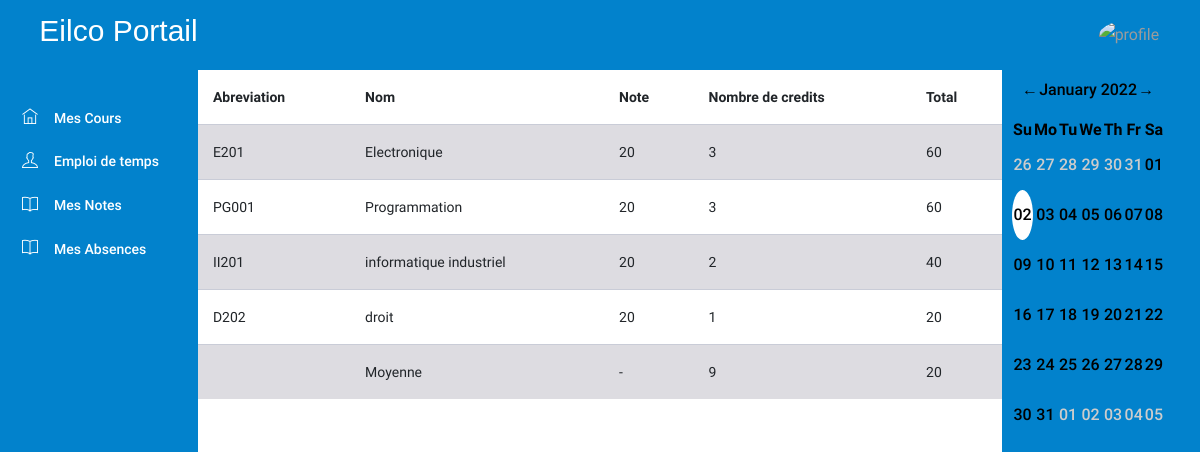
The page /PL/pages/student/notes.php (signed in) on the database as committed earlier.
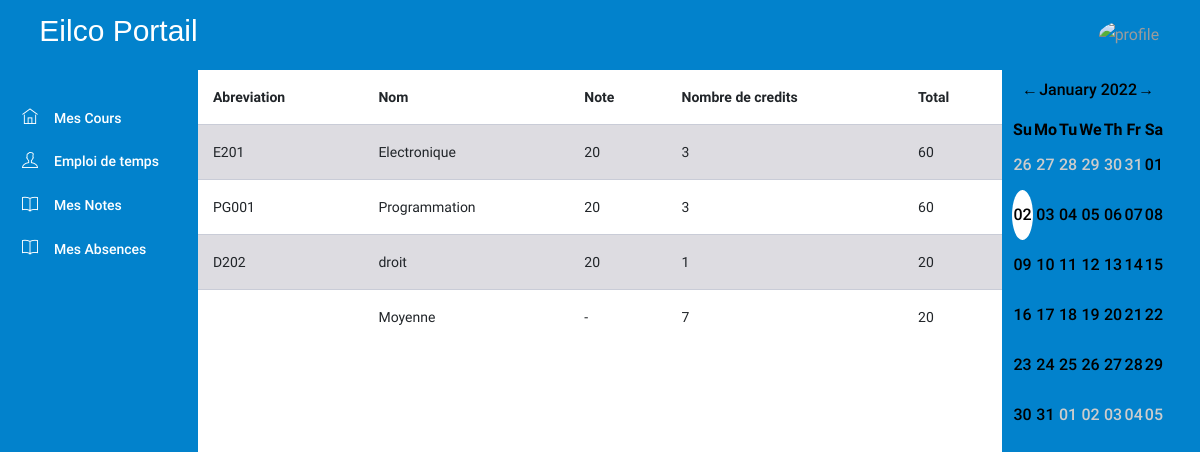
The same page on the database as committed later.
### tables this page shows
CREATE TABLE `cours` (
  `idcours` int NOT NULL AUTO_INCREMENT,
  `nom` varchar(45) NOT NULL,
  `abreviation` varchar(45) NOT NULL,
  `prof_id` int NOT NULL,
  `credits` int NOT NULL,
  `formation_id` int NOT NULL,
  PRIMARY KEY (`idcours`),
  KEY `prof_idx` (`prof_id`),
  KEY `classe_cour_idx` (`formation_id`),
  CONSTRAINT `formation_cour` FOREIGN KEY (`formation_id`) REFERENCES `formation` (`idformation`) ON DELETE CASCADE ON UPDATE CASCADE,
  CONSTRAINT `prof_cour` FOREIGN KEY (`prof_id`) REFERENCES `users` (`iduser`) ON DELETE CASCADE ON UPDATE CASCADE
);

CREATE TABLE `notes` (
  `etudiant_id` int NOT NULL,
  `cours_id` int NOT NULL,
  `note` int NOT NULL,
  KEY `etudiant_idx` (`etudiant_id`),
  KEY `cour_idx` (`cours_id`),
  CONSTRAINT `cour_note` FOREIGN KEY (`cours_id`) REFERENCES `cours` (`idcours`) ON DELETE CASCADE ON UPDATE CASCADE,
  CONSTRAINT `etudiant_note` FOREIGN KEY (`etudiant_id`) REFERENCES `users` (`iduser`) ON DELETE CASCADE ON UPDATE CASCADE
);

### DAL/coursRepository.php (called while the page is built, shortened)
<?php
require_once(__DIR__ . "/../DTO/cour.php");
function getCoursbystudentId($student_id)
{
    $conn = openConnection();
    $cours = null;
    $query = "select cours.* from users,cours where cours.formation_id=users.formation_id and users.iduser=?;";
    $stmt = $conn->prepare($query);
    $stmt->bind_param("i", $student_id);
    $stmt->execute();
    $result = $stmt->get_result();
    $i = 0;
    while ($row = mysqli_fetch_array($result)) {
        $cour = new cour();
        $cour->setId($row["idcours"]);
        $cour->setNom($row["nom"]);
        $cour->setAbreviation($row["abreviation"]);
        $cour->setProf_id($row["prof_id"]);
        $cour->setFormation_id($row["formation_id"]);
        $cour->setNb_credits($row["credits"]);
        $cours[$i] = $cour;
        $i++;
    }
    return $cours;
}
function getCoursGrade($student_id, $cours_id)
{
    $conn = openConnection();
    $note = null;
    try {
        $sql = "select note from notes where cours_id=? and etudiant_id =?;";
        $stmt = $conn->prepare($sql);
        $stmt->bind_param("ii", $cours_id, $student_id);
        $stmt->execute();
        $result = $stmt->get_result();
        if ($result->num_rows > 0) {
            if ($row = $result->fetch_assoc()) {
                $note = $row["note"];
            }
        }
    } catch (Exception $ex) {
    }
    return $note;
}

### BLL/coursManager.php (called while the page is built, shortened)
<?php
require(__DIR__."/../DAL/coursRepository.php");
function getCoursbystudent($student_id) {
    return getCoursbystudentId($student_id);
}
function getNoteCour($student_id,$cours_id) {
    return getCoursGrade($student_id,$cours_id);
}
?>

### DTO/cour.php (called while the page is built, shortened)
<?php
class cour{
    private $nom;
    private $abreviation;
    private $nb_credits;
    public function getNom() {
        return $this->nom;
    }
    public function setNom($nom) {
        $this->nom = $nom;
    }
    public function getAbreviation() {
        return $this->abreviation;
    }
    public function setAbreviation($abreviation) {
        $this->abreviation = $abreviation;
    }
    public function getNb_credits() {
        return $this->nb_credits;
    }
    public function setNb_credits($nb_credits) {
        $this->nb_credits = $nb_credits;
    }
}
?>

### PL/pages/student/notes.php (the view, shortened to what the changed rows need)
<!DOCTYPE html>
<html lang="en">
<head>
    <link rel="stylesheet" href="../../assets/vendors/ti-icons/css/themify-icons.css">
    <link rel="stylesheet" href="../../styles/admin_page.css">
    <link rel="stylesheet" href="../../styles/rome.css">
</head>
<body>
    <div class="container-scroller">
        <div class="container-fluid page-body-wrapper">
            <div class="main-panel">
                <div class="content-wrapper">
                    <table class="table table-striped">
                        <?php
                        require('../../../BLL/coursManager.php');
                        $u = unserialize($_SESSION['loggeduser']);
                        $courses = getCoursbystudent($u->getId());
                        $totalNbCredit = 0;
                        $moyenne =0;
                        echo
                        "<thead>" .
                            "<tr>" .
                            "<th>" .
                            "Abreviation" .
                            "</th>" .
                            "<th>" .
                            "Nom" .
                            "</th>" .
                            "<th>" .
                            "Note" .
                            "</th>" .
                            "<th>" .
                            "Nombre de credits" .
                            "</th>" .
                            "<th>" .
                            "Total" .
                            "</th>" .
                            "</tr>" .
                            "</thead>";
                        for ($i = 0; $i < count($courses); $i++) {
                            echo "<tr>"
                                . "<td>" . $courses[$i]->getAbreviation() . "</td>"
                                . "<td>" . $courses[$i]->getNom() . "</td>"
                                . "<td>" . getNoteCour($u->getId(),$courses[$i]->getId()) . "</td>"
                                . "<td>" . $courses[$i]->getNb_credits() . "</td>"
                                . "<td>" . getNoteCour($u->getId(),$courses[$i]->getId()) * $courses[$i]->getNb_credits() . "</td>"
                                . "</tr>";
                                $totalNbCredit = $totalNbCredit + $courses[$i]->getNb_credits();
                                $moyenne = $moyenne + getNoteCour($u->getId(),$courses[$i]->getId()) * $courses[$i]->getNb_credits();
                        }
                        echo "<tr>"
                            . "<td></td>"
                            . "<td>Moyenne</td>"
                            . "<td>-</td>"
                            . "<td>" . $totalNbCredit . "</td>"
                            . "<td>" . $moyenne/$totalNbCredit . "</td>"
                            . "</tr>";
                        ?>
                    </table>
                </div>
            </div>
        </div>
    </div>
</body>
</html>

Rows that differ between the two databases and show on the page:
removed cours: abreviation "II201", nom "informatique industriel", idcours.note "20", credits "2", getNoteCour($u->getId(),$courses[$i]->getId()) * $courses[$i]->getNb_credits() "40"
Other text that changed with them:
$totalNbCredit: "9" → "7"
